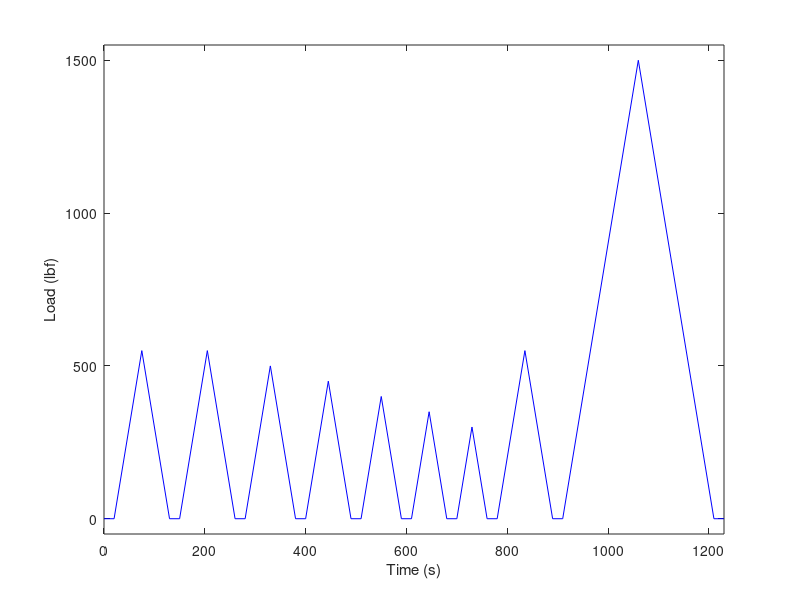

Reproduce this figure in MATLAB.
% Proposed cord loading regime
% July 25, 2016

% Duration and load (loading rate is 10 lbf/s)
P = [0    0
    20    0
    55    550
    55    0
    20    0
    55    550
    55    0
    20    0
    50    500
    50    0
    20    0
    45    450
    45    0
    20    0
    40    400
    40    0
    20    0
    35    350
    35    0
    20    0
    30    300
    30    0
    20    0
    55    550
    55    0
    20    0
    150   1500
    150   0
    20    0];

% Total time
for i = 2:size(P,1)
    P(i) = P(i - 1) + P(i);
end

% Plotting
figure(1)
clf
box on
hold on
plot(P(:,1),P(:,2),'b')

xlabel('Time (s)')
ylabel('Load (lbf)')

xlim([0 max(P(end,1))])
ylim([-50 1550])
